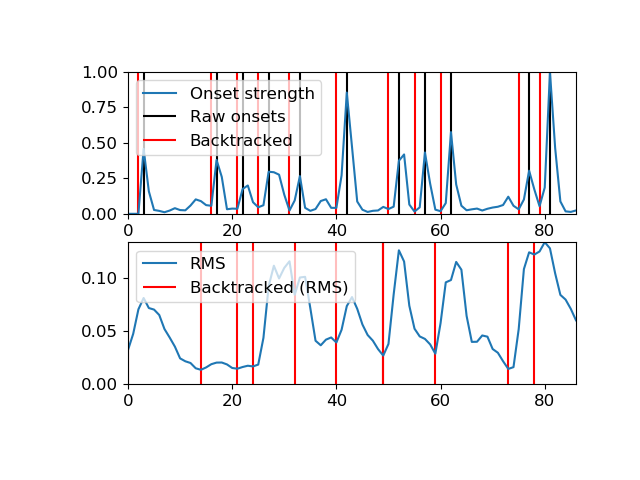

Generate this figure with Python:
y, sr = librosa.load(librosa.util.example_audio_file(),
                     offset=30, duration=2.0)
oenv = librosa.onset.onset_strength(y=y, sr=sr)
# Detect events without backtracking
onset_raw = librosa.onset.onset_detect(onset_envelope=oenv,
                                       backtrack=False)
# Backtrack the events using the onset envelope
onset_bt = librosa.onset.onset_backtrack(onset_raw, oenv)
# Backtrack the events using the RMS values
rms = librosa.feature.rms(S=np.abs(librosa.stft(y=y)))
onset_bt_rms = librosa.onset.onset_backtrack(onset_raw, rms[0])

# Plot the results
import matplotlib.pyplot as plt
plt.figure()
plt.subplot(2,1,1)
plt.plot(oenv, label='Onset strength')
plt.vlines(onset_raw, 0, oenv.max(), label='Raw onsets')
plt.vlines(onset_bt, 0, oenv.max(), label='Backtracked', color='r')
plt.legend(frameon=True, framealpha=0.75)
plt.subplot(2,1,2)
plt.plot(rms[0], label='RMS')
plt.vlines(onset_bt_rms, 0, rms.max(), label='Backtracked (RMS)', color='r')
plt.legend(frameon=True, framealpha=0.75)
plt.show()
